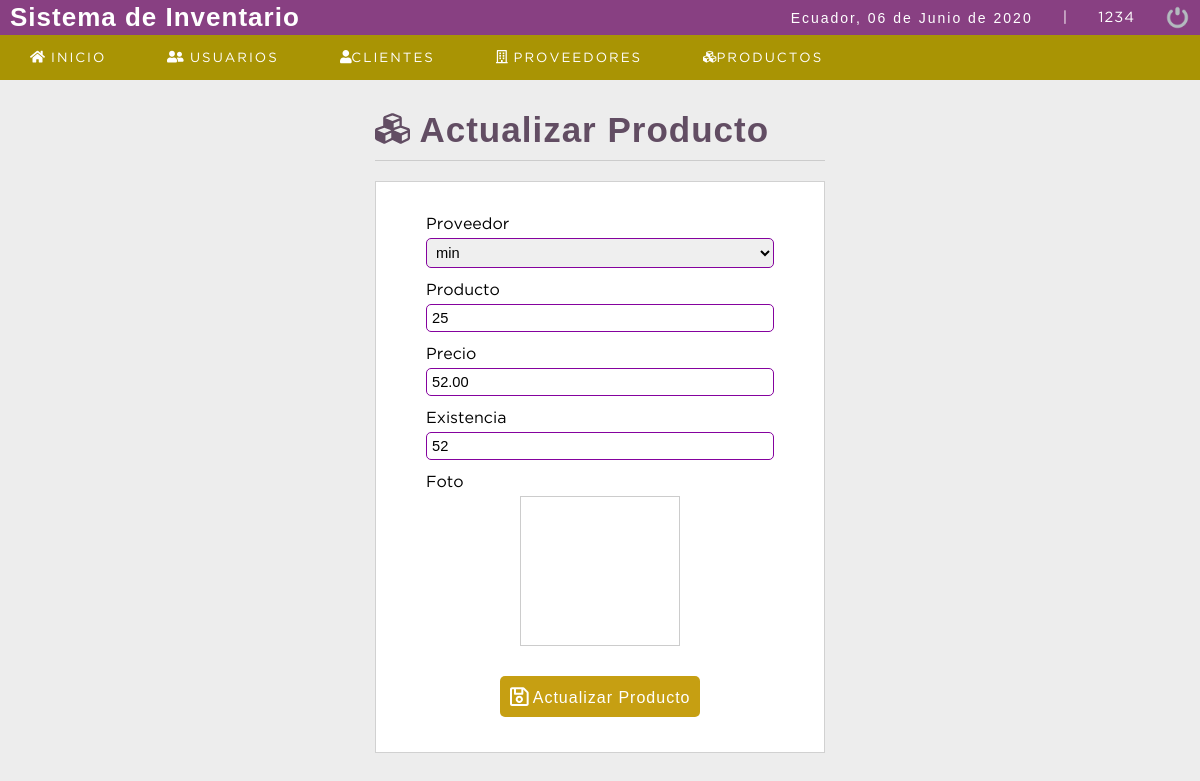
Page /bazartesis/sistema/editar_producto.php?id=13 (signed in) on the committed database.
### tables this page shows
CREATE TABLE `producto` (
  `codproducto` int(11) NOT NULL,
  `descripcion` varchar(100) DEFAULT NULL,
  `proveedor` int(11) DEFAULT NULL,
  `precio` decimal(10,2) DEFAULT NULL,
  `existencia` int(11) DEFAULT NULL,
  `date_add` datetime NOT NULL DEFAULT current_timestamp(),
  `usuario_id` int(11) NOT NULL,
  `estatus` int(11) NOT NULL DEFAULT 1,
  `foto` text DEFAULT NULL
);

CREATE TABLE `proveedor` (
  `codproveedor` int(11) NOT NULL,
  `proveedor` varchar(100) DEFAULT NULL,
  `contacto` varchar(100) DEFAULT NULL,
  `telefono` bigint(11) DEFAULT NULL,
  `direccion` text DEFAULT NULL,
  `date_add` datetime NOT NULL DEFAULT current_timestamp(),
  `usuario_id` int(11) NOT NULL,
  `estatus` int(11) NOT NULL DEFAULT 1
);

### bazartesis/sistema/editar_producto.php (the view, shortened to what this page needs)
<?php
	include "../conexion.php";
   if (empty($_REQUEST['id'])){
   		header("location: lista_producto.php");
   }else {
   		$id_producto = $_REQUEST['id'];
   		$query_producto = mysqli_query($conection,"SELECT p.codproducto,p.descripcion,p.precio,p.existencia,p.foto,pr.codproveedor,pr.proveedor FROM producto p
   			INNER JOIN proveedor pr
   			ON p.proveedor = pr.codproveedor
   			WHERE p.codproducto = $id_producto AND p.estatus =1");
   		$result_producto = mysqli_num_rows($query_producto);
   		$foto = '';
   		if ($result_producto > 0) {
   			$data_producto = mysqli_fetch_assoc($query_producto);
   		}else{
   			header("location: lista_producto.php");
   		}
   }
?>
<!DOCTYPE html>
<html lang="en">
<head>
	<?php include "includes/scripts.php"; ?>
</head>
<body>
	<?php include "includes/header.php";?>
	<section id="container">
		<div class="form_register">
			<h1><i class="fas fa-cubes"></i> Actualizar Producto</h1>
			<hr>
			<form action="" method="post" enctype="multipart/form-data">
				<label for="proveedor"> Proveedor</label>
				<select name="proveedor" id="proveedor" class="notItemOne">
					<option value="<?php echo $data_producto['codproveedor']; ?>" selected><?php echo $data_producto['proveedor']; ?></option>
				</select>
				<label for="producto">Producto</label>
				<input type="text" name="producto" id="producto" placeholder="Nombre del Producto" value="<?php echo $data_producto['descripcion']; ?>">
				<label for="precio">Precio</label>
				<input type="number" name="precio" id="precio"
				placeholder="Precio del producto" value="<?php echo $data_producto['precio']; ?>">
				<label for="existencia">Existencia</label>
				<input type="number" name="existencia" id="existencia"
				placeholder="existencia del Producto" value="<?php echo $data_producto['existencia']; ?>">
				<div class="photo">
					<label for="foto">Foto</label>
        		<div class="prevPhoto">
        			<label for="foto"></label><?php echo $foto; ?>
        		</div>
				</div>
				<button type="submit" class="btn_save"><i class="far fa-save fa-lg"></i> Actualizar Producto</button>
			</form>
		</div>
	</section>
</body>
</html>

### bazartesis/sistema/css/style.css (style rules this page uses)
* { margin: 0; padding: 0; box-sizing: border-box; }
body { background: #ededed; }
h1, h2, h3, h4, h5, h6 { font-family: 'arial'; font-weight: bold; letter-spacing: 1px; }
h1 { font-size: 26px; }
#container { padding: 90px 15px 15px; }
.form_register { width: 450px; margin: auto; margin-top: 20px; }
.form_register h1 { color: #3c93b0; }
hr { border: 0; background: #CCC; height: 1px; margin: 10px 0; display: block; }
form { background: #FFF; margin: auto; padding: 20px 50px; border: 1px solid #d1d1d1; }
label { display: block; font-size: 12pt; font-family: 'GothamBook'; margin: 15px auto 5px auto; }
input,select { display: block; width: 100%; font-size: 11pt; padding: 5px; border: 1px solid #85029e; border-radius: 5px; }
.notItemOne option:first-child { display: none; }
.btn_save { font-size: 12pt; background: #c69f12; padding: 10px; color: #FFF; letter-spacing: 1px; border:0; cursor: pointer; margin: 30px auto 15px auto; display: block; border-radius: 5px; }
#container h1 { font-size: 35px; display: inline-block; color: #624d63; }
.prevPhoto { display: flex; justify-content: space-between; width: 160px; height: 150px; border: 1px solid #CCC; position: relative; cursor: pointer; background: url(../images/uploads/user.png); background-repeat: no-repeat; background-size: cover; background-position: center center; margin: auto; }
.prevPhoto label { cursor: pointer; width: 100%; height: 100%; position: absolute; top: 0; left: 0; z-index: 2; }

### rows in the picture
producto: proveedor "min", producto "25", precio "52.00", existencia "52"

### other values in the picture
fechaC() "06 de Junio de 2020"
$_SESSION['user'] "1234"
